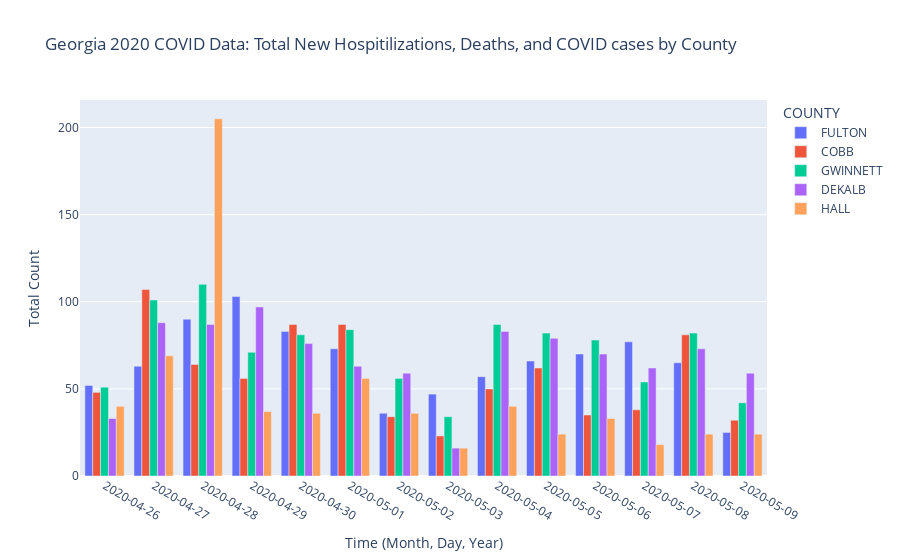

The cell this chart's notebook holds for it:
### Code cell
plotly7 = px.bar(dailySpecific, x='DATESTAMP_MOD_DAY', y='newHospandDeathCovid', color='COUNTY', title="Georgia 2020 COVID Data: Total New Hospitilizations, Deaths, and COVID cases by County",
labels={
    "DATESTAMP_MOD_DAY" : "Time (Month, Day, Year)",
    "newHospandDeathCovid" : "Total Count"
}, 
barmode = 'group')

plotly7.update_layout(
    xaxis = dict(
        tickmode = 'linear',
        type='category'
    )
)
plotly7.show()

### Figure 1 — Plotly figure (JSON) as saved in the notebook; plotly's stock layout.template omitted (floating-point values rounded to 4 significant figures)
{"data": [{"alignmentgroup": "True", "hovertemplate": "COUNTY=FULTON<br>Time (Month, Day, Year)=%{x}<br>Total Count=%{y}<extra></extra>", "legendgroup": "FULTON", "marker": {"color": "#636efa", "pattern": {"shape": ""}}, "name": "FULTON", "offsetgroup": "FULTON", "orientation": "v", "showlegend": true, "textposition": "auto", "type": "bar", "x": ["2020-04-26", "2020-04-27", "2020-04-28", "2020-04-29", "2020-04-30", "2020-05-01", "2020-05-02", "2020-05-03", "2020-05-04", "2020-05-05", "2020-05-06", "2020-05-07", "2020-05-08", "2020-05-09"], "xaxis": "x", "y": [52, 63, 90, 103, 83, 73, 36, 47, 57, 66, 70, 77, 65, 25], "yaxis": "y"}, {"alignmentgroup": "True", "hovertemplate": "COUNTY=COBB<br>Time (Month, Day, Year)=%{x}<br>Total Count=%{y}<extra></extra>", "legendgroup": "COBB", "marker": {"color": "#EF553B", "pattern": {"shape": ""}}, "name": "COBB", "offsetgroup": "COBB", "orientation": "v", "showlegend": true, "textposition": "auto", "type": "bar", "x": ["2020-04-26", "2020-04-27", "2020-04-28", "2020-04-29", "2020-04-30", "2020-05-01", "2020-05-02", "2020-05-03", "2020-05-04", "2020-05-05", "2020-05-06", "2020-05-07", "2020-05-08", "2020-05-09"], "xaxis": "x", "y": [48, 107, 64, 56, 87, 87, 34, 23, 50, 62, 35, 38, 81, 32], "yaxis": "y"}, {"alignmentgroup": "True", "hovertemplate": "COUNTY=GWINNETT<br>Time (Month, Day, Year)=%{x}<br>Total Count=%{y}<extra></extra>", "legendgroup": "GWINNETT", "marker": {"color": "#00cc96", "pattern": {"shape": ""}}, "name": "GWINNETT", "offsetgroup": "GWINNETT", "orientation": "v", "showlegend": true, "textposition": "auto", "type": "bar", "x": ["2020-04-26", "2020-04-27", "2020-04-28", "2020-04-29", "2020-04-30", "2020-05-01", "2020-05-02", "2020-05-03", "2020-05-04", "2020-05-05", "2020-05-06", "2020-05-07", "2020-05-08", "2020-05-09"], "xaxis": "x", "y": [51, 101, 110, 71, 81, 84, 56, 34, 87, 82, 78, 54, 82, 42], "yaxis": "y"}, {"alignmentgroup": "True", "hovertemplate": "COUNTY=DEKALB<br>Time (Month, Day, Year)=%{x}<br>Total Count=%{y}<extra></extra>", "legendgroup": "DEKALB", "marker": {"color": "#ab63fa", "pattern": {"shape": ""}}, "name": "DEKALB", "offsetgroup": "DEKALB", "orientation": "v", "showlegend": true, "textposition": "auto", "type": "bar", "x": ["2020-04-26", "2020-04-27", "2020-04-28", "2020-04-29", "2020-04-30", "2020-05-01", "2020-05-02", "2020-05-03", "2020-05-04", "2020-05-05", "2020-05-06", "2020-05-07", "2020-05-08", "2020-05-09"], "xaxis": "x", "y": [33, 88, 87, 97, 76, 63, 59, 16, 83, 79, 70, 62, 73, 59], "yaxis": "y"}, {"alignmentgroup": "True", "hovertemplate": "COUNTY=HALL<br>Time (Month, Day, Year)=%{x}<br>Total Count=%{y}<extra></extra>", "legendgroup": "HALL", "marker": {"color": "#FFA15A", "pattern": {"shape": ""}}, "name": "HALL", "offsetgroup": "HALL", "orientation": "v", "showlegend": true, "textposition": "auto", "type": "bar", "x": ["2020-05-06", "2020-05-07", "2020-05-08", "2020-05-09", "2020-04-26", "2020-04-27", "2020-04-28", "2020-04-29", "2020-04-30", "2020-05-01", "2020-05-02", "2020-05-03", "2020-05-04", "2020-05-05"], "xaxis": "x", "y": [33, 18, 24, 24, 40, 69, 205, 37, 36, 56, 36, 16, 40, 24], "yaxis": "y"}], "layout": {"barmode": "group", "legend": {"title": {"text": "COUNTY"}, "tracegroupgap": 0}, "title": {"text": "Georgia 2020 COVID Data: Total New Hospitilizations, Deaths, and COVID cases by County"}, "xaxis": {"anchor": "y", "domain": [0, 1], "tickmode": "linear", "title": {"text": "Time (Month, Day, Year)"}, "type": "category"}, "yaxis": {"anchor": "x", "domain": [0, 1], "title": {"text": "Total Count"}}}}
